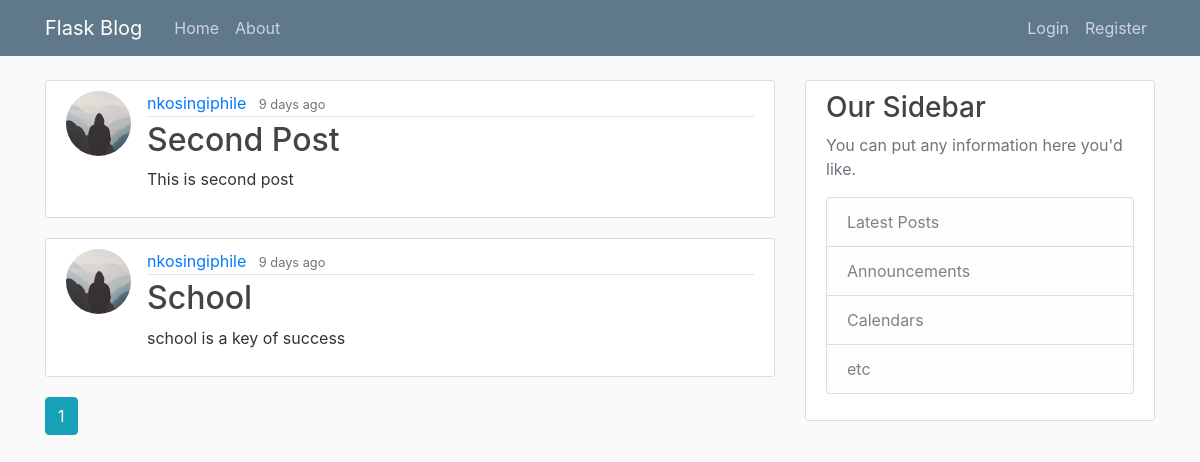
The page /index on the database as committed earlier.
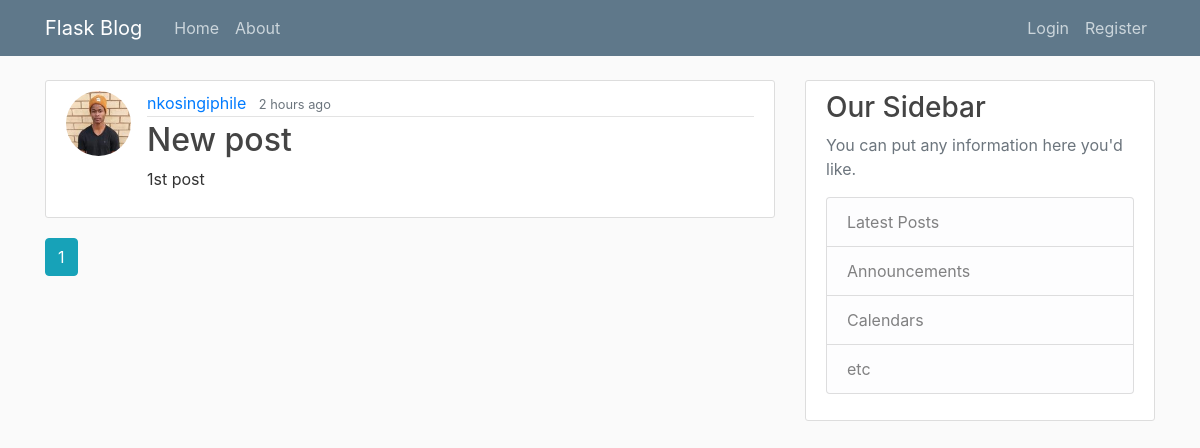
The same page on the database as committed later.
### flask_blog/models.py (models this page shows, shortened)
class Post(db.Model):
    id = db.Column(db.Integer, primary_key=True)
    title = db.Column(db.String(100), nullable=False)
    date_posted = db.Column(db.DateTime, nullable=False, default=datetime.datetime.now(datetime.timezone.utc))
    content = db.Column(db.Text, nullable=False)
    user_id = db.Column(db.Integer, db.ForeignKey('user.id'), nullable=False)

class User(UserMixin,db.Model):
    id = db.Column(db.Integer, primary_key=True)
    username = db.Column(db.String(20), unique=True, nullable=False)
    email = db.Column(db.String(120), unique=True, nullable=False)
    image_file = db.Column(db.String(20), nullable=False, default='default.jpg')
    password = db.Column(db.String(60), nullable=False)
    posts = db.relationship('Post', backref='author', lazy=True)

### flask_blog/routes.py (the view)
@app.route('/')
@app.route('/index')
def index():
    page = request.args.get('page', 1, type=int)
    posts = Post.query.order_by(Post.date_posted.desc()).paginate(page=page, per_page=5)
    return render_template('index.html', posts=posts, title='Home page')

### flask_blog/templates/index.html
{% extends "layout.html" %}
{% block content %}
    {% for post in posts.items %}
        <article class="media content-section">
          <img class="rounded-circle article-img" src="{{ url_for('static', filename='profile_pics/' + post.author.image_file) }}">
          <div class="media-body">
            <div class="article-metadata">
              <a class="mr-2" href="{{ url_for('user_posts', username=post.author.username) }}">{{ post.author.username }}</a>
              <small class="text-muted">{{ moment(post.date_posted).fromNow(refresh=True) }} </small>
            </div>
            <h2><a class="article-title" href="{{ url_for('post', post_id=post.id) }}">{{ post.title }}</a></h2>
            <p class="article-content">{{ post.content }}</p>
          </div>
        </article>
    {% endfor %}
    {% for page_num in posts.iter_pages(left_edge=1, right_edge=1, left_current=1, right_current=2) %}
      {% if page_num %}
        {% if posts.page == page_num %}
          <a class="btn btn-info mb-4" href="{{ url_for('index', page=page_num) }}">{{ page_num }}</a>
        {% else %}
          <a class="btn btn-outline-info mb-4" href="{{ url_for('index', page=page_num) }}">{{ page_num }}</a>
        {% endif %}
      {% else %}
        ...
      {% endif %}
    {% endfor %}
{% endblock content %}

Rows that differ between the two databases and show on the page:
removed Post: image_file (placeholder picture), author.username "nkosingiphile", date_posted "9 days ago", title "Second Post", content "This is second post"
changed Post "nkosingiphile": image_file: picture added in place of a placeholder; date_posted "9 days ago" → "2 hours ago"; title "School" → "New post"; content "school is a key of success" → "1st post"
